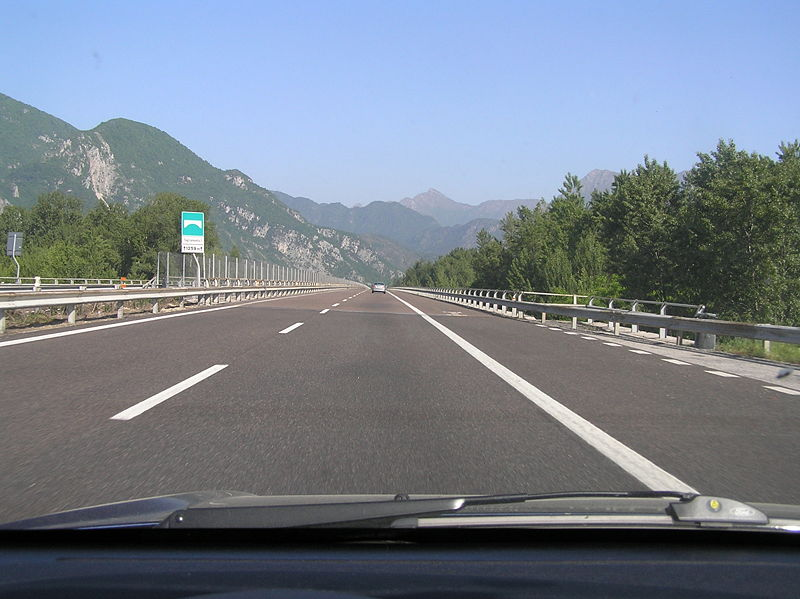
#> input picture img/high01.jpeg, 800 x 599 px, found by its file name
$ jupyter execute trial.ipynb   (shell and % lines are left out)
#> lines starting #> are read from the running program, lines starting #| are printed output that depends on the picture
[cell 1]
import cv2
import numpy as np
import matplotlib.pyplot as plt

print("setup ok")

[cell 2]
img = cv2.imread("img\\high01.jpeg")
#> img is the input picture: shape (599, 800, 3); mean B, G, R 139, 127.6, 118.6
img.shape

crop = img[150:500,:]
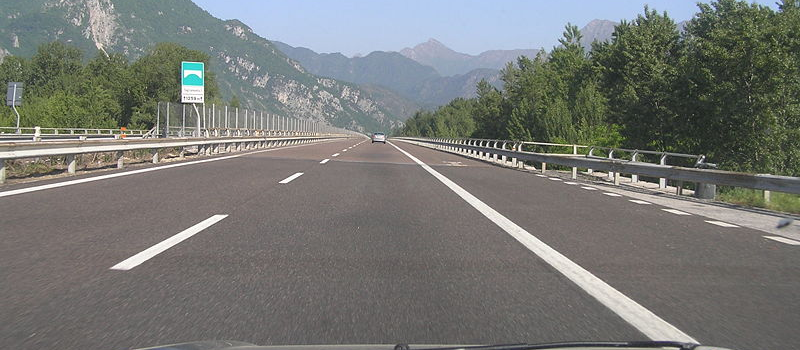
#> crop: shape (350, 800, 3); mean B, G, R 116.7, 120.2, 118.8

cv2.imshow("country", crop)
cv2.waitKey(0)
cv2.destroyAllWindows()
cv2.waitKey(1)
